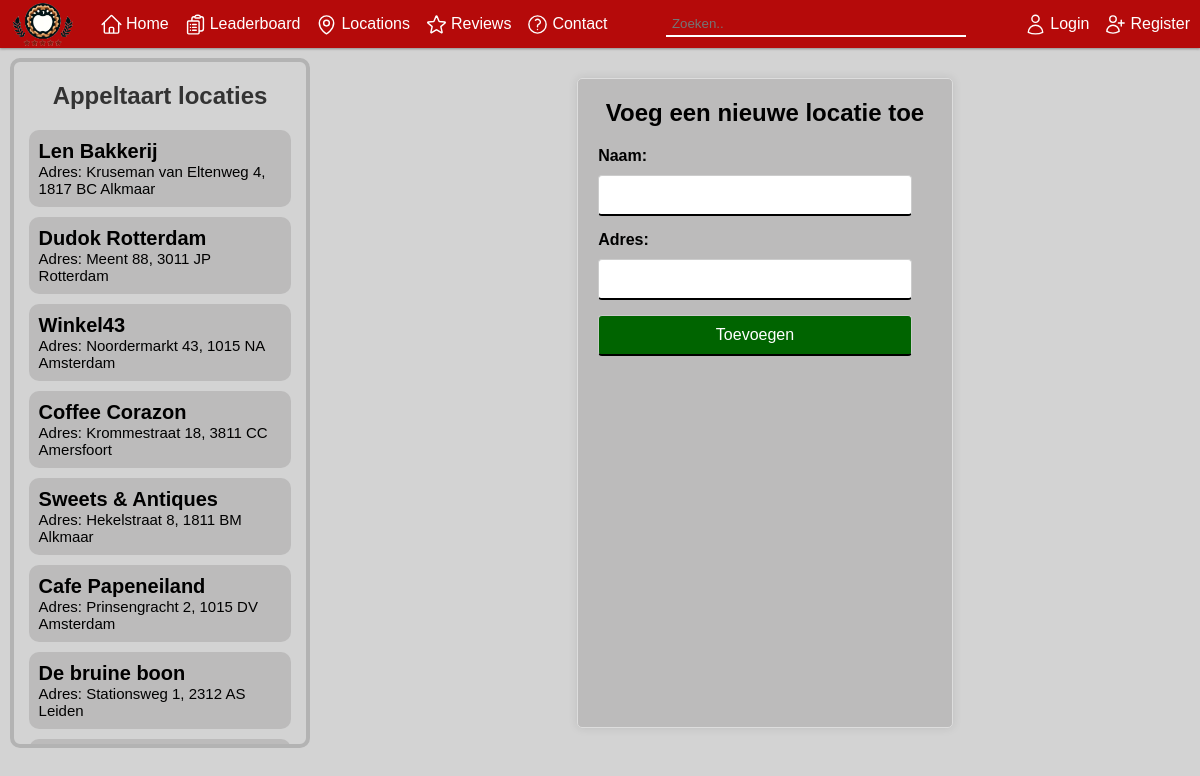
The app's page /locations.php with its own data.
### tables this page shows
CREATE TABLE locations (
    id INT AUTO_INCREMENT PRIMARY KEY,
    name VARCHAR(255) NOT NULL,
    address VARCHAR(255) NOT NULL
);

### locations.php (the view, shortened to what this page needs)
<?php
include_once("includes/db.php");
$query = $pdo->prepare("SELECT * FROM locations");
$query->execute();
$locations = $query->fetchAll(PDO::FETCH_ASSOC);
?>
<!DOCTYPE html>
<html lang="en">
<head>
    <?php include_once("includes/head.php") ?>
</head>
<body>
    <?php include_once("includes/nav.php"); ?>
    <div class="location-con">
        <aside class="aside-locations">
            <h1>Appeltaart locaties</h1>
            <div class="locations">
                <?php foreach ($locations as $location) : ?>
                    <a href='locations.php?id=<?= $location['id'] ?>'>
                        <h2><?= $location['name'] ?></h2>
                        <p>Adres: <?= $location['address'] ?></p>
                    </a>
                <?php endforeach; ?>
            </div>
        </aside>
        <form class="location-form" action="add_location.php" method="post">
            <h2>Voeg een nieuwe locatie toe</h2>
            <label for="name">Naam:</label>
            <input type="text" id="name" name="name" required>
            <label for="address">Adres:</label>
            <input type="text" id="address" name="address" required>
            <input type="submit" value="Toevoegen">
        </form>
    </div>
</body>
</html>

### includes/head.php (shortened to what this page needs)
<link rel="stylesheet" href="assets/style.css">

### includes/nav.php (shortened to what this page needs)
<nav>
    <div>
        <img src="assets/images/logo.png" alt="Logo">
        <div>
            <a href="index.php">Home</a>
            <a href="leaderboard.php">Leaderboard</a>
            <a href="locations.php">Locations</a>
            <a href="reviews.php">Reviews</a>
            <a href="contact.php">Contact</a>
        </div>
    </div>
    <form method="get" action="search.php">
        <input type="text" name="search" placeholder="Zoeken..">
    </form>
    <?php
    if (isset($_SESSION['loggedInUser'])) {
        echo '<div class="dropdown">
        <a><svg xmlns="http://www.w3.org/2000/svg" fill="none" viewBox="0 0 24 24" stroke-width="1.5" stroke="currentColor" class="size-6">
        <path stroke-linecap="round" stroke-linejoin="round" d="M17.982 18.725A7.488 7.488 0 0 0 12 15.75a7.488 7.488 0 0 0-5.982 2.975m11.963 0a9 9 0 1 0-11.963 0m11.963 0A8.966 8.966 0 0 1 12 21a8.966 8.966 0 0 1-5.982-2.275M15 9.75a3 3 0 1 1-6 0 3 3 0 0 1 6 0Z" />
      </svg>' . $user["username"] . '</a>
        <div class="dropdown-content">
        <a href="logout.php">Uitloggen</a>
        ';
        if ($user['username'] == 'admin') {
            echo '<a href="admin.php">Admin panel</a>';
        }
        echo '</div></div>';
    } else {
        echo '<div>
        <a href="login.php"><svg xmlns="http://www.w3.org/2000/svg" fill="none" viewBox="0 0 24 24" stroke-width="1.5" stroke="currentColor" class="size-6">
        <path stroke-linecap="round" stroke-linejoin="round" d="M15.75 6a3.75 3.75 0 1 1-7.5 0 3.75 3.75 0 0 1 7.5 0ZM4.501 20.118a7.5 7.5 0 0 1 14.998 0A17.933 17.933 0 0 1 12 21.75c-2.676 0-5.216-.584-7.499-1.632Z" />
      </svg>Login</a>
        <a href="register.php"><svg xmlns="http://www.w3.org/2000/svg" fill="none" viewBox="0 0 24 24" stroke-width="1.5" stroke="currentColor" class="size-6">
        <path stroke-linecap="round" stroke-linejoin="round" d="M18 7.5v3m0 0v3m0-3h3m-3 0h-3m-2.25-4.125a3.375 3.375 0 1 1-6.75 0 3.375 3.375 0 0 1 6.75 0ZM3 19.235v-.11a6.375 6.375 0 0 1 12.75 0v.109A12.318 12.318 0 0 1 9.374 21c-2.331 0-4.512-.645-6.374-1.766Z" />
      </svg>Register</a>
    </div>';
    }
    ?>
</nav>

### assets/style.css (style rules this page uses)
* { margin: 0; padding: 0; font-family: sans-serif; box-sizing: border-box; scroll-behavior: smooth; }
body { background-color: lightgrey; }
nav { display: flex; flex-wrap: wrap; align-items: center; justify-content: space-between; padding: 0 10px; margin: 0 0 10px 0; position: sticky; top: 0px; box-shadow: rgba(0, 0, 0, 0.12) 0px 1px 3px, rgba(0, 0, 0, 0.24) 0px 1px 2px; z-index: 1000; background-color: rgb(181, 10, 10); }
nav img { width: 65px; }
nav div { display: flex; flex-wrap: wrap; gap: 0 15px; }
nav div:first-child { gap: 0 25px; }
nav a { display: flex; align-items: center; text-decoration: none; transition: all .2s; gap: 3px; color: white; }
nav a svg { width: 23px; }
nav form input[name="search"] { width: 300px; border-bottom: 2px solid white !important; }
input, textarea { padding: 4px 6px; border-bottom: 2px solid black !important; background-color: transparent; outline: 0; border: 0; transition: all .2s; resize: none; }
.aside-locations { display: flex; flex-direction: column; height: calc(100vh - 110px); align-items: center; max-width: 300px; margin: 0 10px; border: 4px solid rgb(179, 179, 179); border-radius: 10px; }
.aside-locations h1 { margin-bottom: 20px; margin-top: 20px; }
.locations { width: 100%; height: 100%; display: flex; flex-wrap: wrap; justify-content: center; overflow-y: scroll; gap: 10px; }
.locations a { display: flex; flex-wrap: wrap; padding: 10px; width: 90%; border: 2px solid none; border-radius: 10px; background-color: #bcbbbb; color: black; text-decoration: none; }
.locations a h2 { font-size: 20px; }
.locations a p { font-size: 15px; }
.location-con { flex-direction: row; display: flex; gap: 10px; }
.location-form { max-width: 400px; margin: 20px auto; padding: 20px; background-color: #bcbbbb; border: 1px solid #ddd; border-radius: 5px; box-shadow: 0 0 10px rgba(0, 0, 0, 0.1); }
.location-form h2 { font-size: 24px; margin-bottom: 20px; text-align: center; }
.location-form label { display: block; margin-bottom: 10px; font-weight: bold; }
.location-form input[type="text"], .location-form input[type="submit"] { width: calc(100% - 20px); padding: 10px; margin-bottom: 15px; border: 1px solid #ccc; background-color: white; border-radius: 4px; font-size: 16px; transition: border-color 0.3s ease; }
.location-form input[type="submit"] { background-color: darkgreen; color: #fff; cursor: pointer; transition: background-color 0.3s ease; }
h1 { text-align: center; margin-top: 20px; color: #333; }

### records on screen
locations: name "Len Bakkerij", address "Kruseman van Eltenweg 4, 1817 BC Alkmaar"
locations: name "Dudok Rotterdam", address "Meent 88, 3011 JP Rotterdam"
locations: name "Winkel43", address "Noordermarkt 43, 1015 NA Amsterdam"
locations: name "Coffee Corazon", address "Krommestraat 18, 3811 CC Amersfoort"
locations: name "Sweets & Antiques", address "Hekelstraat 8, 1811 BM Alkmaar"
locations: name "Cafe Papeneiland", address "Prinsengracht 2, 1015 DV Amsterdam"
locations: name "De bruine boon", address "Stationsweg 1, 2312 AS Leiden"
